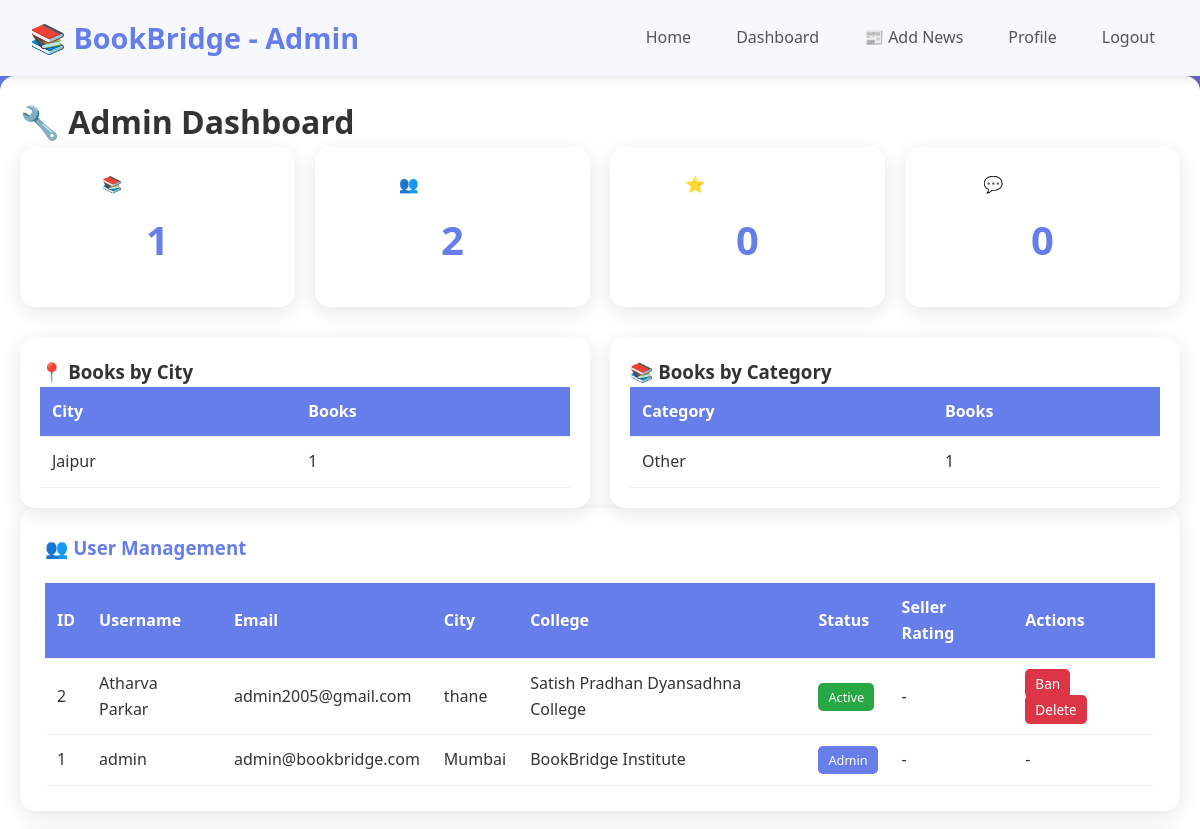
Page /admin (signed in, upper part) on the earlier database version.
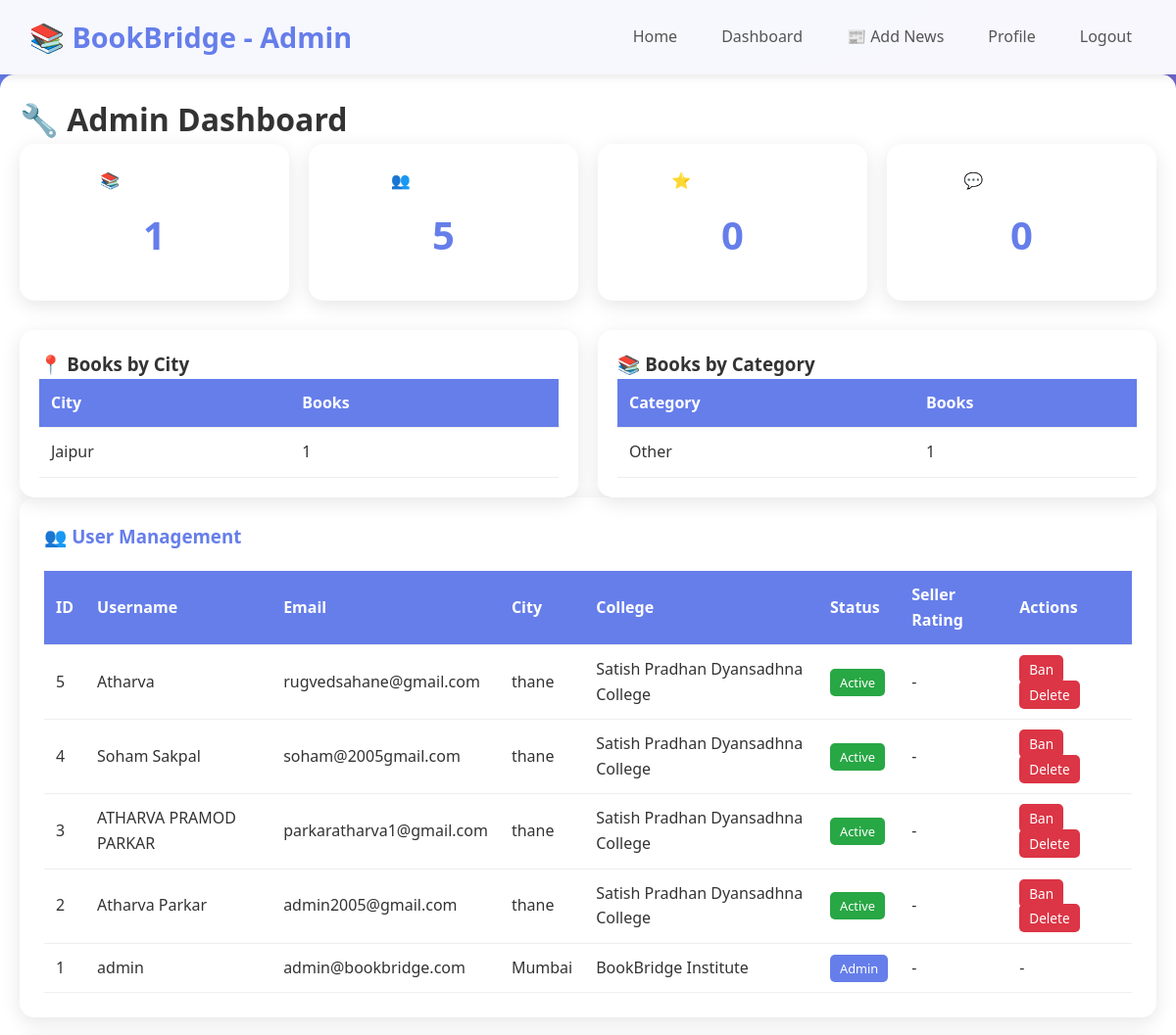
Same page on the later database version.
### app.py (models this page shows)
class Book(db.Model):
    id = db.Column(db.Integer, primary_key=True)
    title = db.Column(db.String(200), nullable=False)
    author = db.Column(db.String(200), nullable=False)
    price = db.Column(db.Float, nullable=False)
    location = db.Column(db.String(100), nullable=False)
    city = db.Column(db.String(100))
    type = db.Column(db.String(20), nullable=False)
    description = db.Column(db.Text)
    subject = db.Column(db.String(100))
    grade = db.Column(db.String(50))
    condition = db.Column(db.String(50))
    image_url = db.Column(db.String(300))
    additional_images = db.Column(db.Text)
    user_id = db.Column(db.Integer, db.ForeignKey('user.id'))
    created_at = db.Column(db.DateTime, default=datetime.utcnow)
    reviews = db.relationship('Review', backref='book', lazy=True, cascade='all, delete-orphan')
    wishlist_items = db.relationship('Wishlist', backref='book', lazy=True, cascade='all, delete-orphan')

class User(UserMixin, db.Model):
    id = db.Column(db.Integer, primary_key=True)
    username = db.Column(db.String(50), unique=True, nullable=False)
    email = db.Column(db.String(120), unique=True, nullable=False)
    password_hash = db.Column(db.String(200), nullable=False)
    phone = db.Column(db.String(20))
    city = db.Column(db.String(100))
    college = db.Column(db.String(200))
    bio = db.Column(db.Text)
    profile_image = db.Column(db.String(200))
    is_admin = db.Column(db.Boolean, default=False)
    is_banned = db.Column(db.Boolean, default=False)
    seller_rating = db.Column(db.Float, default=0.0)
    seller_rating_count = db.Column(db.Integer, default=0)
    created_at = db.Column(db.DateTime, default=datetime.utcnow)
    books = db.relationship('Book', backref='owner', lazy=True)
    reviews = db.relationship('Review', backref='user', lazy=True)
    chat_messages = db.relationship('ChatMessage', backref='user', lazy=True)
    wishlist = db.relationship('Wishlist', backref='user', lazy=True, cascade='all, delete-orphan')

### app.py (the view)
@app.route('/admin')
@login_required
def admin_dashboard():
    if not current_user.is_admin:
        flash('Access denied.', 'danger')
        return redirect(url_for('home'))
    total_books = Book.query.count()
    total_users = User.query.count()
    total_reviews = Review.query.count()
    total_messages = ChatMessage.query.count()
    recent_books = Book.query.order_by(Book.created_at.desc()).limit(10).all()
    recent_reviews = Review.query.order_by(Review.created_at.desc()).limit(10).all()
    recent_users = User.query.order_by(User.created_at.desc()).limit(10).all()
    books_by_city = db.session.query(Book.city, db.func.count(Book.id).label('count')).filter(Book.city != None).group_by(Book.city).all()
    books_by_subject = db.session.query(Book.subject, db.func.count(Book.id).label('count')).filter(Book.subject != None).group_by(Book.subject).order_by(db.desc('count')).all()
    banned_users = User.query.filter_by(is_banned=True).all()
    all_users = User.query.order_by(User.created_at.desc()).all()
    return render_template('admin_dashboard.html', total_books=total_books, total_users=total_users,
                          total_reviews=total_reviews, total_messages=total_messages,
                          recent_books=recent_books, recent_reviews=recent_reviews,
                          recent_users=recent_users, books_by_city=books_by_city,
                          books_by_subject=books_by_subject, banned_users=banned_users, all_users=all_users)

### app.py (called while the page is built)
@login_manager.user_loader
def load_user(user_id):
    return User.query.get(int(user_id))

### templates/admin_dashboard.html (shortened to what this page needs)
<!DOCTYPE html>
<html>
<head>
    <link rel="stylesheet" href="{{ url_for('static', filename='style.css') }}">
</head>
<body>
<div class="navbar">
    <h2>📚 BookBridge - Admin</h2>
    <div>
        <a href="/">Home</a>
        <a href="/admin">Dashboard</a>
        <a href="/admin/add_news">📰 Add News</a>
        <a href="/profile">Profile</a>
        <a href="/logout">Logout</a>
    </div>
</div>
<div class="container">
    <h1>🔧 Admin Dashboard</h1>
    <div class="stats-grid">
        <div class="stat-card">
            <p>📚 Total Books</p>
            <h2>{{ total_books }}</h2>
        </div>
        <div class="stat-card">
            <p>👥 Total Users</p>
            <h2>{{ total_users }}</h2>
        </div>
        <div class="stat-card">
            <p>⭐ Total Reviews</p>
            <h2>{{ total_reviews }}</h2>
        </div>
        <div class="stat-card">
            <p>💬 AI Messages</p>
            <h2>{{ total_messages }}</h2>
        </div>
    </div>
    <div class="charts-grid">
        <div class="chart-box">
            <h3>📍 Books by City</h3>
            {% if books_by_city %}
            <table class="table">
                <tr><th>City</th><th>Books</th></tr>
                {% for city, count in books_by_city %}
                <tr><td>{{ city or 'Unknown' }}</td><td>{{ count }}</td></tr>
                {% endfor %}
            </table>
            {% else %}
            <p>No data</p>
            {% endif %}
        </div>
        <div class="chart-box">
            <h3>📚 Books by Category</h3>
            {% if books_by_subject %}
            <table class="table">
                <tr><th>Category</th><th>Books</th></tr>
                {% for subject, count in books_by_subject %}
                <tr><td>{{ subject or 'Unknown' }}</td><td>{{ count }}</td></tr>
                {% endfor %}
            </table>
            {% else %}
            <p>No data</p>
            {% endif %}
        </div>
    </div>
    <div class="admin-section">
        <h3>👥 User Management</h3>
        <table class="table">
            <thead>
                <tr>
                    <th>ID</th>
                    <th>Username</th>
                    <th>Email</th>
                    <th>City</th>
                    <th>College</th>
                    <th>Status</th>
                    <th>Seller Rating</th>
                    <th>Actions</th>
                </tr>
            </thead>
            <tbody>
                {% for user in all_users %}
                <tr>
                    <td>{{ user.id }}</td>
                    <td>{{ user.username }}</td>
                    <td>{{ user.email }}</td>
                    <td>{{ user.city or '-' }}</td>
                    <td>{{ user.college or '-' }}</td>
                    <td>
                        {% if user.is_admin %}
                            <span class="badge-admin">Admin</span>
                        {% elif user.is_banned %}
                            <span class="badge-banned">Banned</span>
                        {% else %}
                            <span class="badge-active">Active</span>
                        {% endif %}
                    </td>
                    <td>
                        {% if user.seller_rating_count > 0 %}
                            ⭐ {{ "%.1f"|format(user.seller_rating) }} ({{ user.seller_rating_count }})
                        {% else %}
                            -
                        {% endif %}
                    </td>
                    <td>
                        {% if not user.is_admin %}
                            <a href="{{ url_for('admin_ban_user', user_id=user.id) }}" class="action-btn {% if user.is_banned %}btn-success{% else %}btn-danger{% endif %}" onclick="return confirm('Are you sure?')">
                                {% if user.is_banned %}Unban{% else %}Ban{% endif %}
                            </a>
                            <a href="{{ url_for('admin_delete_user', user_id=user.id) }}" class="action-btn btn-danger" onclick="return confirm('Delete this user? This will delete all their books and messages!')">Delete</a>
                        {% else %}
                            -
                        {% endif %}
                    </td>
                </tr>
                {% endfor %}
            </tbody>
        </table>
    </div>
</div>
</body>
</html>

### static/style.css (style rules this page uses)
* { margin: 0; padding: 0; box-sizing: border-box; }
body { font-family: 'Segoe UI', Tahoma, Geneva, Verdana, sans-serif; background: linear-gradient(135deg, #667eea 0%, #764ba2 100%); min-height: 100vh; color: #333; line-height: 1.6; }
.navbar { background: rgba(255, 255, 255, 0.95); padding: 15px 30px; display: flex; justify-content: space-between; align-items: center; box-shadow: 0 2px 10px rgba(0,0,0,0.1); position: sticky; top: 0; z-index: 1000; backdrop-filter: blur(10px); }
.navbar h2 { color: #667eea; font-size: 1.8rem; }
.navbar div { display: flex; gap: 15px; flex-wrap: wrap; }
.navbar a { text-decoration: none; color: #555; padding: 8px 15px; border-radius: 20px; transition: all 0.3s ease; font-weight: 500; }
.container { max-width: 1200px; margin: 0 auto; padding: 20px; background: white; border-radius: 15px; box-shadow: 0 10px 30px rgba(0,0,0,0.1); margin-bottom: 30px; }
.btn-danger { background: #f44336; color: white; }
.stats-grid { display: grid; grid-template-columns: repeat(auto-fit, minmax(200px, 1fr)); gap: 20px; margin-bottom: 30px; }
.stat-card { background: linear-gradient(135deg, #667eea 0%, #764ba2 100%); color: white; padding: 25px; border-radius: 15px; text-align: center; }
.admin-section { background: #f8f9fa; padding: 25px; border-radius: 15px; }
.admin-section h3 { color: #667eea; margin-bottom: 20px; }

### templates/admin_dashboard.html (style rules this page uses)
.stats-grid { display: grid; grid-template-columns: repeat(auto-fit, minmax(200px, 1fr)); gap: 20px; margin-bottom: 30px; }
.stat-card { background: white; padding: 25px; border-radius: 15px; text-align: center; box-shadow: 0 5px 20px rgba(0,0,0,0.1); }
.stat-card h2 { font-size: 2.5rem; color: #667eea; margin: 10px 0; }
.admin-section { background: white; padding: 25px; border-radius: 15px; margin-bottom: 20px; box-shadow: 0 5px 20px rgba(0,0,0,0.1); }
.table { width: 100%; border-collapse: collapse; }
.table th, .table td { padding: 12px; text-align: left; border-bottom: 1px solid #eee; }
.table th { background: #667eea; color: white; }
.badge-admin { background: #667eea; color: white; padding: 5px 10px; border-radius: 5px; font-size: 0.8rem; }
.badge-active { background: #28a745; color: white; padding: 5px 10px; border-radius: 5px; font-size: 0.8rem; }
.action-btn { padding: 5px 10px; border-radius: 5px; text-decoration: none; font-size: 0.85rem; margin-right: 5px; }
.btn-danger { background: #dc3545; color: white; }
.charts-grid { display: grid; grid-template-columns: repeat(auto-fit, minmax(300px, 1fr)); gap: 20px; }
.chart-box { background: white; padding: 20px; border-radius: 15px; box-shadow: 0 5px 20px rgba(0,0,0,0.1); }

Differences in the rows shown:
added User: id "5", username "Atharva", email "rugvedsahane@gmail.com", city "thane", college "Satish Pradhan Dyansadhna College", is_admin "Active", is_banned "Ban"
added User: id "4", username "Soham Sakpal", email "soham@2005gmail.com", city "thane", college "Satish Pradhan Dyansadhna College", is_admin "Active", is_banned "Ban"
added User: id "3", username "ATHARVA PRAMOD PARKAR", email "parkaratharva1@gmail.com", city "thane", college "Satish Pradhan Dyansadhna College", is_admin "Active", is_banned "Ban"
Other differences:
{{ total_users }}: "2" → "5"
